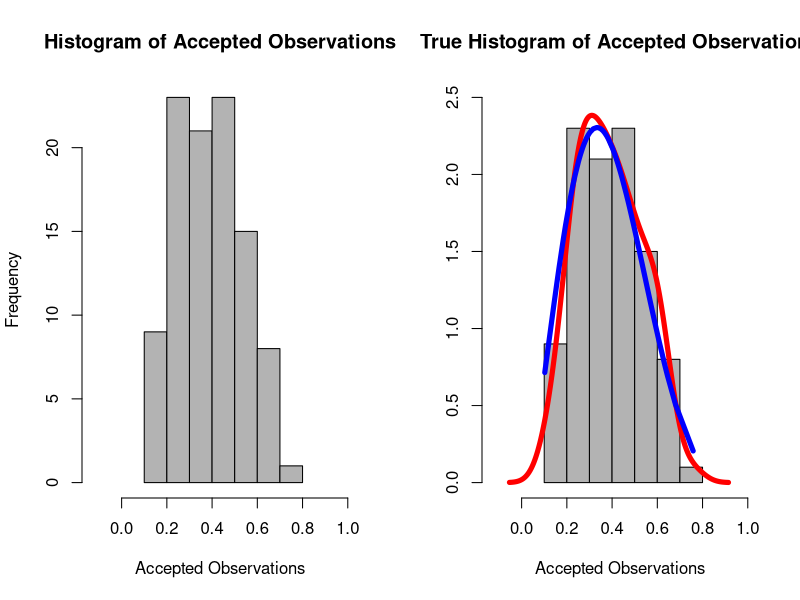
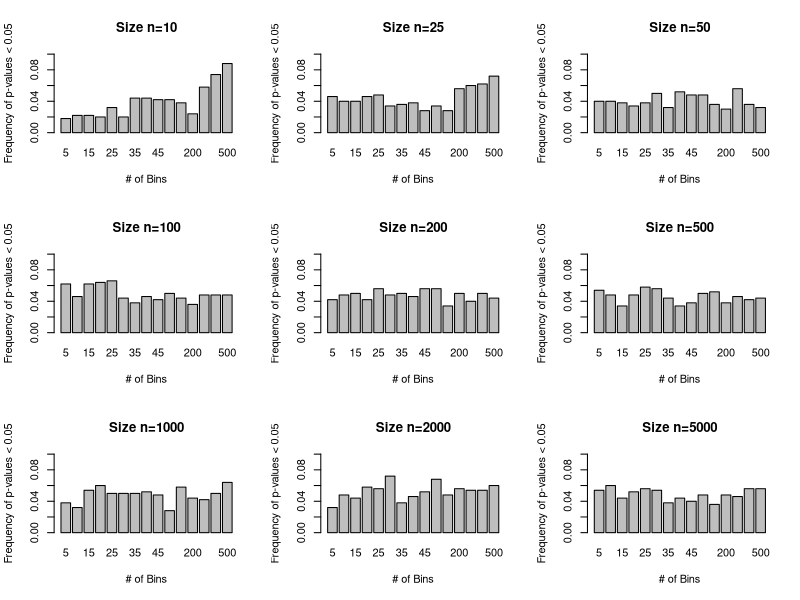

These charts were generated, in order, by the following R code:
##########################
##### 2. Newton Raphson ####

# unnecessary visualizations
# set.seed(100)
# bdist <- rbeta(1000, shape1 = 3, shape2 = 5)
# Fx_bdist <- pbeta(bdist, 3, 5)
# plot(bdist,Fx_bdist, pch=16, col="black" , xlab="Random Variables", ylab="F(X)")
# points(bdist[75], Fx_bdist[75], pch=16, col="red", cex=2)
# text(bdist[75], Fx_bdist[75], cex=2, pos= 2, labels = "u", font=4)
# ux<- bdist[75]
# uy<- Fx_bdist[75]
# phi_Fx <- Fx_bdist - uy
# plot(bdist, phi_Fx, xlab="Random Variables", ylab= "phi(x)")
# abline(h=0)
# abline(v=0)
# Fx<-as.data.frame(cbind(bdist, Fx_bdist))
# points(bdist[75], phi_Fx[75], pch=16, col="red", cex=2)
# text(bdist[75], phi_Fx[75], cex=2, pos= 2, labels = "u", font=4)
# 
# phi_x <- cbind(bdist, phi_Fx)
# x1 <- 0.5
# newton <- x1 - ((pbeta(x1, 3, 5)-uy)/dbeta(x1, 3, 5))
# x2 <- 0.3
# abs(x2-x1)
# plot(density(bdist))
# plot(bdist , dbeta(bdist, 3, 5))

nsims=100
# guesses=list()
iter <- NULL
solutions <- NULL
set.seed(2211)
random <- runif(1000)

for(n in 1:nsims){
  
  x0 <- 0.5
  x1 <- NULL
  i <- 1
  N=200
  p <- NULL
  
  u <- random[n]
  
  while(i <= N){
    x1 <- x0 - (pbeta(x0, 3, 5) - u)/dbeta(x0, 3, 5)
    p[i] =x1
    i = i+1
    if(abs(x1 - x0) < 0.05) {break}
    x0 = x1
  }
  
  solutions[n] <- x1
  iter[n] <- i
  # guesses[[n]] <- p 
}


mean(iter) # Average Number of Iterations

library(MASS)
par(mfrow=c(1,2))
hist(solutions, col="gray70", xlim = c(-0.13, 1), 
     xlab="Accepted Observations", main="Histogram of Accepted Observations")
truehist(solutions, col="gray70", ymax = 2.5, xlim = c(-0.13, 1), 
         xlab="Accepted Observations", main="True Histogram of Accepted Observations")
lines(density(solutions)$x,density(solutions)$y, col="red", lwd=5)
beta.pdf <- data.frame(solutions, dbeta(solutions, 3, 5)) 
colnames(beta.pdf) <- c("x", "y")
beta.pdf<-beta.pdf[order(beta.pdf$x),]
lines(beta.pdf$x, beta.pdf$y, col="blue", lwd=5)
#legend("topright", c("Emprical Density", "Theoretical Density"),lwd=c(5, 5), col=c("red", "blue"))

##################################################
#### Chi-Squared test and Kolmogorov-Smirnov #####

## 3.a) ##
sims=500
size <- c(10, 25, 50, 100, 200, 500, 1000, 2000, 5000, 10000)
# empty data frame
results <- data.frame(matrix(c(1:2*length(size)), nrow = length(size), ncol = 2))
colnames(results) <- c("Kolmogorov-Smirnov Test", "Chi-Squared Test")
rownames(results) <- paste("n", size, sep="=")

for(n in 1:length(size)){
  p_KS <- NULL
  p_CS <- NULL
  for(i in 1:sims){
    x <- round(runif(size[n]), 3)
    p_KS[i] <- ks.test(x, "punif", 0, 1)$p.value
    xcount <- hist(x, breaks=10, plot=F)$counts
    p_CS[i] <- chisq.test(xcount)$p.value
  }
  KS <- sum((p_KS <= 0.05)*1)
  CS <- sum((p_CS <= 0.05)*1)
  results[n, 1:2] <- cbind(KS, CS)
}  

library(xtable)
results <- results/sims
xtable(results)

#3.b)

sims=500
size <- c(10, 25, 50, 100, 200, 500, 1000, 2000, 5000, 10000)
results <- data.frame(matrix(c(1:2*length(size)), nrow = length(size), ncol = 2))
colnames(results) <- c("Kolmogorov-Smirnov Test", "Chi-Squared Test")
rownames(results) <- paste("n", size, sep="=")

for(n in 1:length(size)){
  p_KS <- NULL
  p_CS <- NULL
  for(i in 1:sims){
    x <- round(rbeta(size[n], 4, 6), 3)
    p_KS[i] <- ks.test(x, "pbeta", 0, 1)$p.value
    xcount <- hist(x, breaks=10, plot=F)$counts
    p_CS[i] <- chisq.test(xcount)$p.value
  }
  KS <- sum((p_KS <= 0.05)*1)
  CS <- sum((p_CS <= 0.05)*1)
  results[n, 1:2] <- cbind(KS, CS)
}  

results <- results/sims
library(xtable)
xtable(results)


#4
set.seed(333)
sims=500
size <- c(10, 25, 50, 100, 200, 500, 1000, 2000, 5000)
bins <- c(seq(5, 50, by=5), seq(100, 500, by=100))
results <- data.frame(matrix(c(length(bins)*length(size)), 
                             nrow = length(bins), ncol = length(size)))
colnames(results) <- as.character(size)
rownames(results) <- as.character(bins)

for(n in 1:length(size)){
  
  for(i in 1:length(bins)){
    
    p_CS <- NULL
    
    for(j in 1:sims){
      x <- round(runif(size[n]), 3)
      xcount <- hist(x, breaks=bins[i], plot=F)$counts
      p_CS[j] <- chisq.test(xcount)$p.value
    }
    CS <- sum((p_CS <= 0.05)*1)
    results[i,n] <- CS
  }
}  
results <- results/sims
par(mfrow=c(3,3))
for(c in 1:length(size)){
  barplot(results[,c], names.arg = as.character(bins), main = paste("Size n", size[c], sep="="), 
          xlab="# of Bins", ylab="Frequency of p-values < 0.05", ylim = c(0,0.1))
  # abline(lm(results[,c]~bins),col="red",lwd=4)
}
results <- results/sims
library(xtable)
xtable(results)

